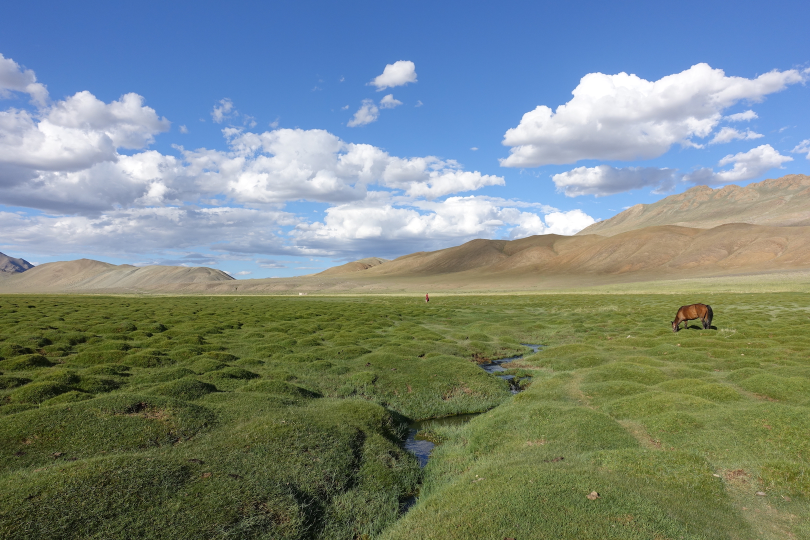
#> input picture data/input/1L.jpg, 1620 x 1080 px, found by its file name (shown at 1/2 size)
$ python prepare_dataset.py
#> lines starting #> are read from the running program, lines starting #| are printed output that depends on the picture
"""Prepare image pairs according to Section 1.2 of the project specification.

Crops input images to a 16:9 aspect ratio (center crop) and resizes them to:
- Small : 1280 x 720  (Fast development and debugging)
- Medium: 1920 x 1080 (Main benchmark for the speedup table)
- Large : 3840 x 2160 (Shows GPU scaling)

Naming convention: <no>L.jpg (Left) and <no>R.jpg (Right), e.g. 1L.jpg, 1R.jpg.
"""

import argparse
from pathlib import Path
from typing import Dict, Tuple

from PIL import Image


RESOLUTIONS: Dict[str, Tuple[int, int]] = {
    "small": (1280, 720),
    "medium": (1920, 1080),
    "large": (3840, 2160),
}


def center_crop_16_9(img: Image.Image) -> Image.Image:
    """Center-crop a PIL image to a 16:9 aspect ratio."""
    w, h = img.size
#> w = 1620; h = 1080
    target_ratio = 16.0 / 9.0
    current_ratio = w / float(h)
#> current_ratio = 1.5

    if abs(current_ratio - target_ratio) < 1e-3:
        return img

    if current_ratio > target_ratio:
        # Image is wider than 16:9 -> crop width
        new_w = int(round(h * target_ratio))
        left = (w - new_w) // 2
        return img.crop((left, 0, left + new_w, h))
    else:
        # Image is taller than 16:9 -> crop height
        new_h = int(round(w / target_ratio))
#> new_h = 911
        top = (h - new_h) // 2
#> top = 84
        return img.crop((0, top, w, top + new_h))
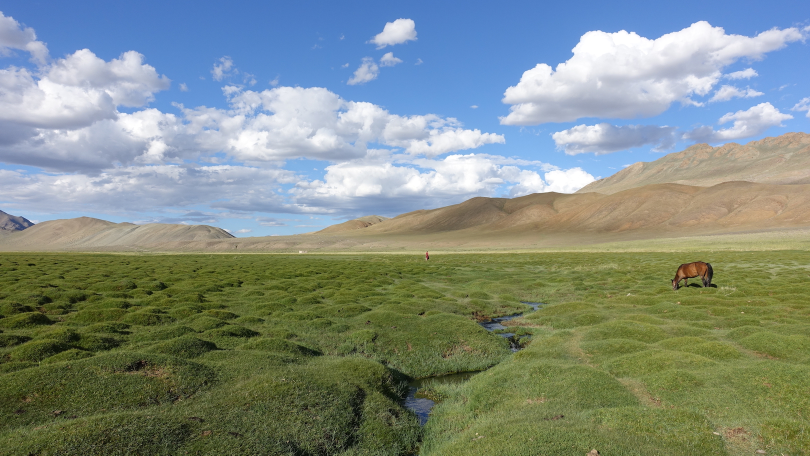
#> returned value: PIL image 1620x911 RGB (shown at 1/2 size); mean R, G, B 128.8, 141.2, 133.1


def prepare_pair(left_path: Path, right_path: Path, out_base_dir: Path) -> None:
    """Generate Small, Medium, and Large 16:9 image pairs."""
    if not left_path.exists():
        # Fallback if 1L.jpg doesn't exist but 1.jpg does
        alt = left_path.parent / (left_path.stem.replace("L", "") + ".jpg")
        if alt.exists():
            left_path = alt
    if not right_path.exists():
        alt = right_path.parent / (right_path.stem.replace("R", "") + ".jpg")
        if alt.exists():
            right_path = alt

    img_a = center_crop_16_9(Image.open(left_path).convert("RGB"))
    img_b = center_crop_16_9(Image.open(right_path).convert("RGB"))
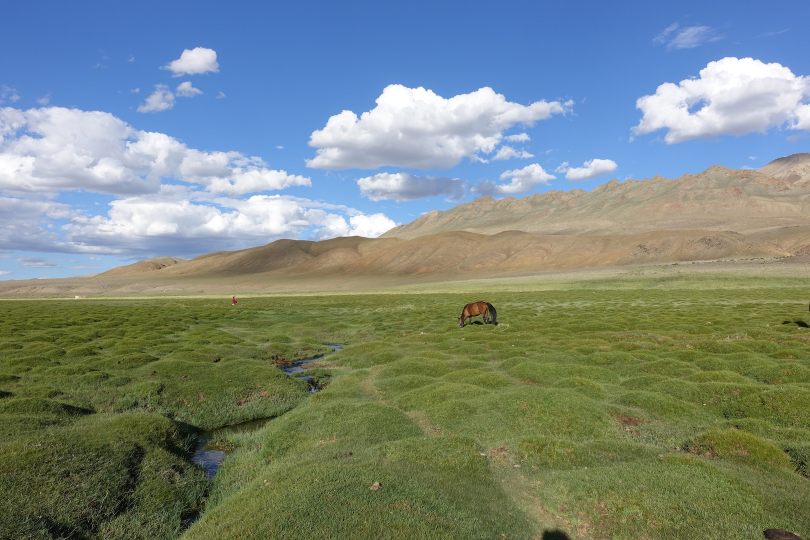
#> input picture data/input/1R.jpg, 1620 x 1080 px, found by its file name (shown at 1/2 size)
#> in center_crop_16_9 (call 2), `return img.crop((0, top, w, top + new_h))`:
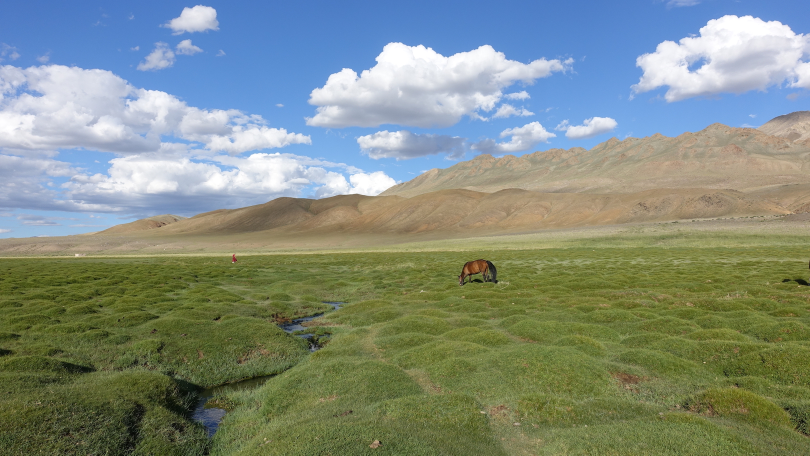
#> returned value: PIL image 1620x911 RGB (shown at 1/2 size); mean R, G, B 129.2, 141.1, 129.8

    for name, (tw, th) in RESOLUTIONS.items():
        sub_dir = out_base_dir / name
        sub_dir.mkdir(parents=True, exist_ok=True)
        res_a = img_a.resize((tw, th), Image.Resampling.LANCZOS)
        res_b = img_b.resize((tw, th), Image.Resampling.LANCZOS)

        # Save with standard format (1L.jpg, 1R.jpg)
        out_a = sub_dir / "1L.jpg"
        out_b = sub_dir / "1R.jpg"
        res_a.save(out_a, quality=95)
        res_b.save(out_b, quality=95)

        # Also save legacy aliases (1.jpg, 2.jpg) for backward compatibility
        res_a.save(sub_dir / "1.jpg", quality=95)
        res_b.save(sub_dir / "2.jpg", quality=95)

        print(f"[{name.upper():<6}] Saved {tw}x{th} pair (1L.jpg, 1R.jpg) to {sub_dir}")
#> this loop made 3 passes
#> pass 1, in prepare_pair, `res_a = img_a.resize((tw, th), Image.Resampling.LANCZOS)`:
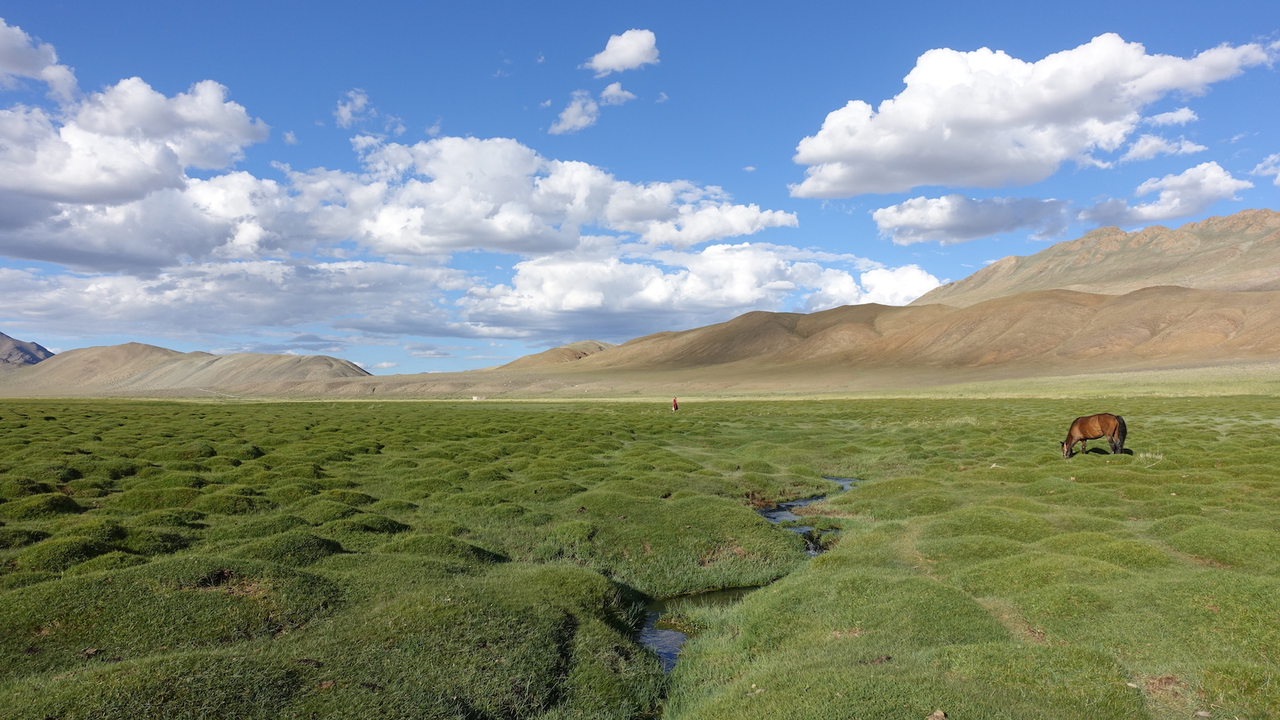
#> res_a: PIL image 1280x720 RGB; mean R, G, B 128.8, 141.2, 133.1
#> pass 1, in prepare_pair, `res_b = img_b.resize((tw, th), Image.Resampling.LANCZOS)`:
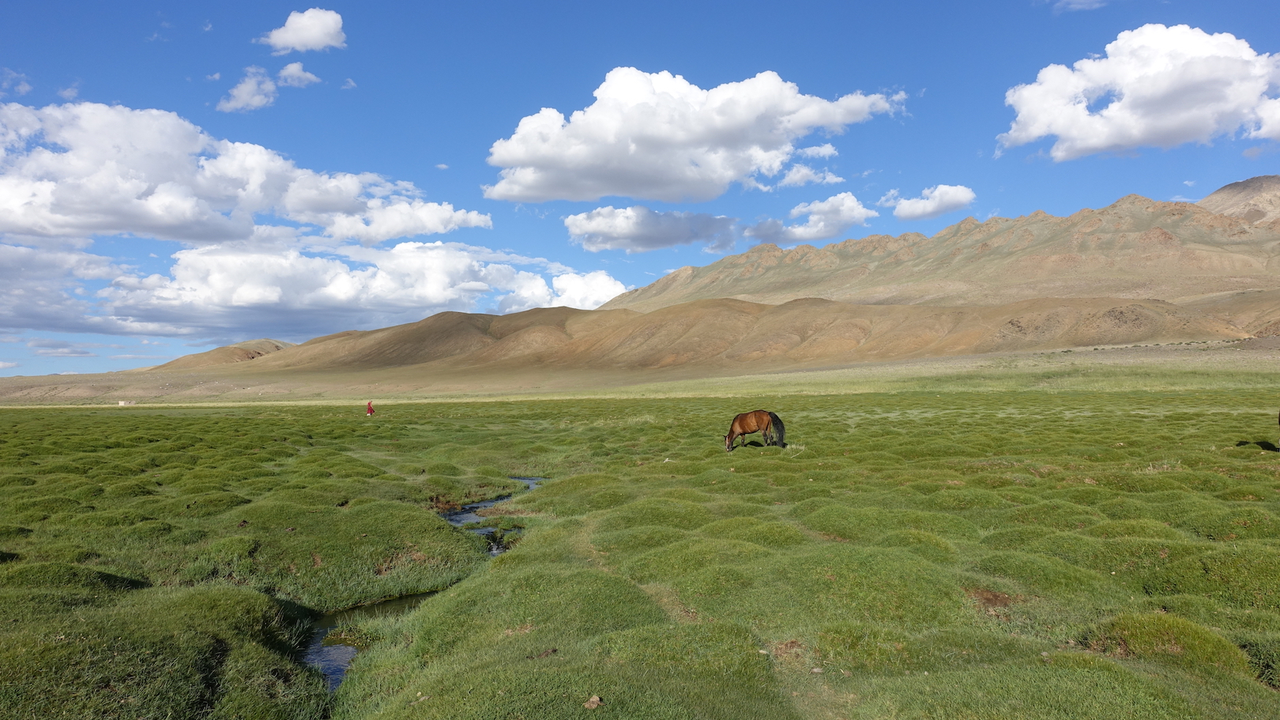
#> res_b: PIL image 1280x720 RGB; mean R, G, B 129.2, 141.1, 129.8


def main() -> None:
    parser = argparse.ArgumentParser(
        description="Crop image pair to 16:9 and resize to Small/Medium/Large benchmark sets."
    )
    # Check default paths: prefer 1L.jpg/1R.jpg, fallback to 1.jpg/2.jpg
    def_left = "data/input/1L.jpg" if Path("data/input/1L.jpg").exists() else "data/input/1.jpg"
    def_right = "data/input/1R.jpg" if Path("data/input/1R.jpg").exists() else "data/input/2.jpg"

    parser.add_argument("--left", default=def_left, help="Left input image (default: 1L.jpg)")
    parser.add_argument("--right", default=def_right, help="Right input image (default: 1R.jpg)")
    parser.add_argument(
        "--out-dir",
        default="data/input_resized",
        help="Output base directory for resized sets",
    )
    args = parser.parse_args()

    prepare_pair(Path(args.left), Path(args.right), Path(args.out_dir))


if __name__ == "__main__":
    main()
